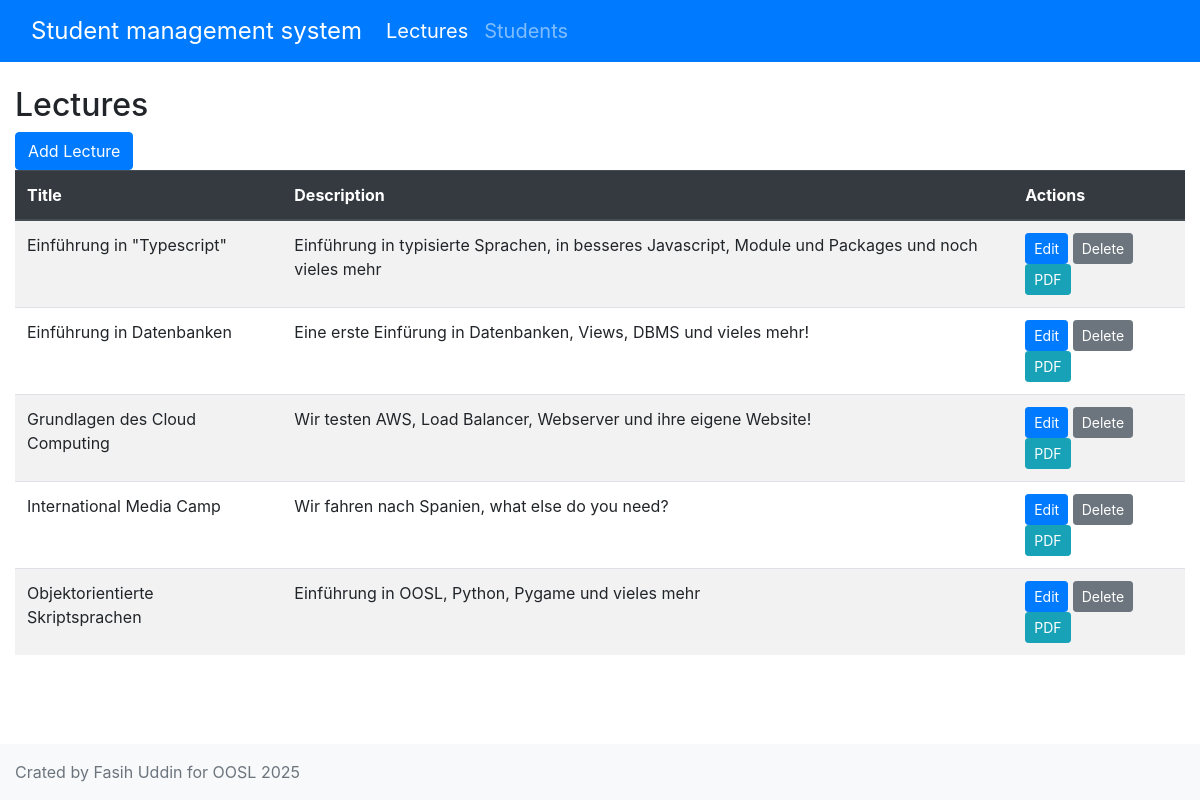
/lectures/, run on the app's committed database.
### students/models.py (models this page shows, shortened)
class Lecture(models.Model):
    title = models.CharField(max_length=50)
    description = models.CharField(max_length=100)
    enrolled_students = models.ManyToManyField(Student)

### students/views.py (the view)
# urls.py: path('lectures/', get_all_lectures, name="lecture_list"),
def get_all_lectures(request):
    lectures = Lecture.objects.all().order_by("title")
    return render(request, "students/lecture_list.html", {"page_title": "Lectures",
                                                          "lectures": lectures})

### templates/students/lecture_list.html
{% extends "students/base.html" %}
{% load bootstrap4 %}
{% block content %}
    <a href="{% url 'add_lecture' %}" class="btn btn-primary">Add Lecture</a>
    <table class="table table-striped">
        <thead class="thead-dark">
        <tr>
            <th>Title</th>
            <th>Description</th>
            <th>Actions</th>
        </tr>
        </thead>
        {% for lecture in lectures %}
            <tr>
                <td>{{ lecture.title }}</td>
                <td>{{ lecture.description }}</td>
                <td>
                    <a href="{% url 'edit_lecture' pk=lecture.id %}" class="btn btn-primary btn-sm">Edit</a>
                    <a href="{% url 'delete_lecture' pk=lecture.id %}" class="btn btn-secondary btn-sm">Delete</a>
                    <a href="{% url 'lecture_pdf' pk=lecture.id %}" class="btn btn-info btn-sm">PDF</a>
                </td>
            </tr>
        {% endfor %}
    </table>
{% endblock %}

### data on the page
Lecture: title "Einführung in \"Typescript\"", description "Einführung in typisierte Sprachen, in besseres Javascript, Module und Packages und noch vieles mehr"
Lecture: title "Einführung in Datenbanken", description "Eine erste Einfürung in Datenbanken, Views, DBMS und vieles mehr!"
Lecture: title "Grundlagen des Cloud Computing", description "Wir testen AWS, Load Balancer, Webserver und ihre eigene Website!"
Lecture: title "International Media Camp", description "Wir fahren nach Spanien, what else do you need?"
Lecture: title "Objektorientierte Skriptsprachen", description "Einführung in OOSL, Python, Pygame und vieles mehr"

### other printed values
{{ page_title }} "Lectures"
